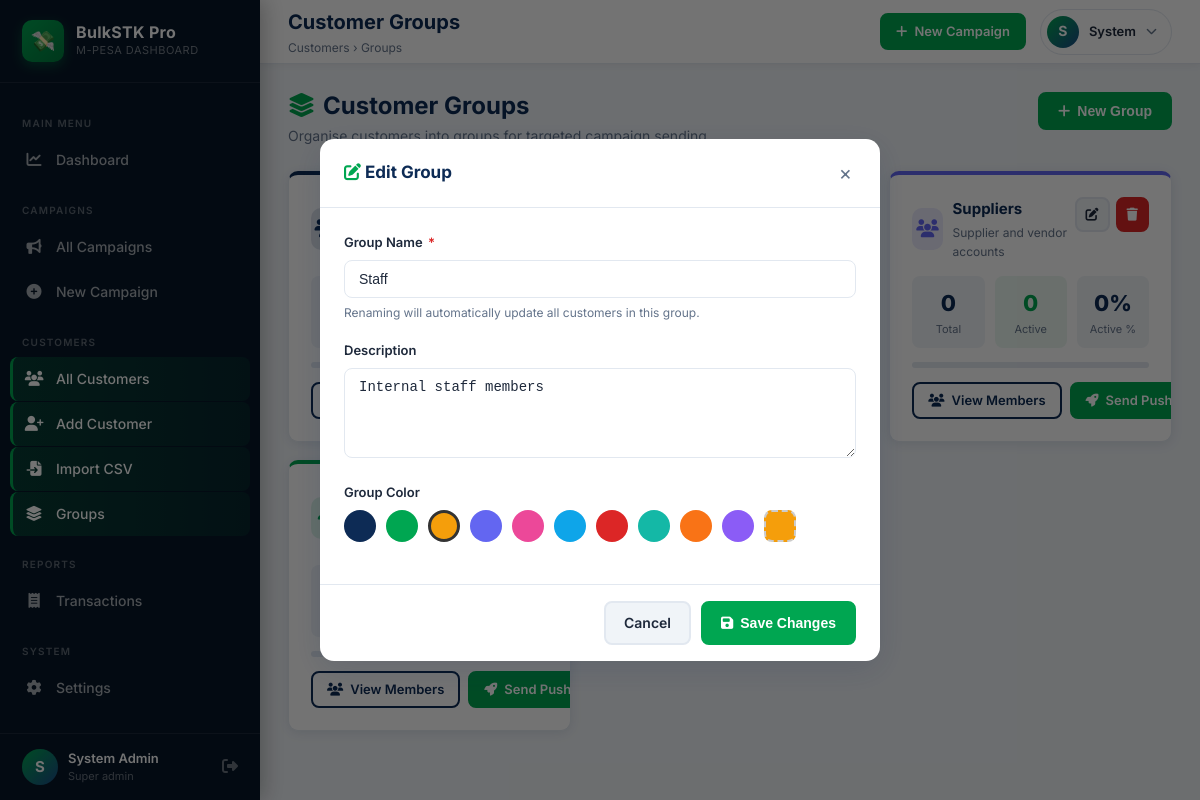
The page /customers/groups.php?edit=3 (signed in) on the database its author committed.
### tables this page shows
CREATE TABLE IF NOT EXISTS customer_groups (
    id          INT UNSIGNED AUTO_INCREMENT PRIMARY KEY,
    name        VARCHAR(100)  NOT NULL UNIQUE,
    description VARCHAR(255)  DEFAULT NULL,
    color       VARCHAR(20)   NOT NULL DEFAULT '#00A651',
    created_at  DATETIME      NOT NULL DEFAULT CURRENT_TIMESTAMP
);

### includes/db.php (called while the page is built, shortened)
<?php
class Database {
    private static ?PDO $instance = null;
    public static function getConnection(): PDO {
        if (self::$instance === null) {
            $dsn = sprintf(
                'mysql:host=%s;dbname=%s;charset=%s',
                DB_HOST, DB_NAME, DB_CHARSET
            );
            $options = [
                PDO::ATTR_ERRMODE            => PDO::ERRMODE_EXCEPTION,
                PDO::ATTR_DEFAULT_FETCH_MODE => PDO::FETCH_ASSOC,
                PDO::ATTR_EMULATE_PREPARES   => false,
                PDO::MYSQL_ATTR_INIT_COMMAND => "SET NAMES utf8mb4 COLLATE utf8mb4_unicode_ci",
            ];
            try {
                self::$instance = new PDO($dsn, DB_USER, DB_PASS, $options);
            } catch (PDOException $e) {
                error_log('DB Connection failed: ' . $e->getMessage());
                die(json_encode(['success' => false, 'message' => 'Database connection failed.']));
            }
        }
        return self::$instance;
    }
    public static function query(string $sql, array $params = []): PDOStatement {
        $stmt = self::getConnection()->prepare($sql);
        $stmt->execute($params);
        return $stmt;
    }
    public static function fetchOne(string $sql, array $params = []): ?array {
        $row = self::query($sql, $params)->fetch();
        return $row ?: null;
    }
    public static function fetchAll(string $sql, array $params = []): array {
        return self::query($sql, $params)->fetchAll();
    }
}

### includes/functions.php (called while the page is built, shortened)
<?php
require_once __DIR__ . '/db.php';
function e(string $str): string {
    return htmlspecialchars($str, ENT_QUOTES | ENT_HTML5, 'UTF-8');
}

### customers/groups.php (the view, shortened to what this page needs)
<?php
require_once __DIR__ . '/../includes/db.php';
require_once __DIR__ . '/../includes/functions.php';
$groups = Database::fetchAll("
    SELECT g.*,
           COUNT(c.id)        AS customer_count,
           SUM(c.status = 1)  AS active_count
    FROM customer_groups g
    LEFT JOIN customers c ON c.group_name = g.name
    GROUP BY g.id
    ORDER BY g.name ASC
");
$editGroup = null;
if (!empty($_GET['edit'])) {
    $editGroup = Database::fetchOne("SELECT * FROM customer_groups WHERE id = ?", [(int)$_GET['edit']]);
}
require __DIR__ . '/../templates/header.php';
?>
<div class="page-header">
  <div style="display:flex;align-items:flex-start;justify-content:space-between;flex-wrap:wrap;gap:12px">
    <div>
      <h1><i class="fas fa-layer-group" style="color:var(--secondary);margin-right:8px"></i>Customer Groups</h1>
      <p>Organise customers into groups for targeted campaign sending</p>
    </div>
    <button class="btn btn-secondary" onclick="Modal.open('modal-create')">
      <i class="fas fa-plus"></i> New Group
    </button>
  </div>
</div>
<?php if (empty($groups)): ?>
  <div class="empty-state card" style="padding:60px">
    <div class="empty-icon"><i class="fas fa-layer-group"></i></div>
    <h3>No groups yet</h3>
    <p>Create groups to organise customers and target campaigns</p>
    <button class="btn btn-secondary" style="margin-top:16px" onclick="Modal.open('modal-create')">
      <i class="fas fa-plus"></i> Create First Group
    </button>
  </div>
<?php else: ?>
  <div style="display:grid;grid-template-columns:repeat(auto-fill,minmax(280px,1fr));gap:18px;margin-bottom:28px">
    <?php foreach ($groups as $g):
      $pct = $g['customer_count'] > 0 ? round(($g['active_count'] / $g['customer_count']) * 100) : 0;
    ?>
      <div class="card" style="border-top:4px solid <?= e($g['color']) ?>">
        <div class="card-body">
          <div style="display:flex;align-items:flex-start;justify-content:space-between;margin-bottom:14px">
            <div style="display:flex;align-items:center;gap:10px">
              <div style="width:42px;height:42px;border-radius:10px;background:<?= e($g['color']) ?>22;display:flex;align-items:center;justify-content:center">
                <i class="fas fa-users" style="color:<?= e($g['color']) ?>;font-size:18px"></i>
              </div>
              <div>
                <div style="font-weight:700;font-size:15px;color:var(--primary)"><?= e($g['name']) ?></div>
                <?php if ($g['description']): ?>
                  <div style="font-size:12px;color:var(--text-muted);margin-top:2px"><?= e($g['description']) ?></div>
                <?php endif; ?>
              </div>
            </div>
            <div style="display:flex;gap:6px">
              <a href="?edit=<?= $g['id'] ?>" class="btn btn-light btn-sm btn-icon" title="Edit">
                <i class="fas fa-edit"></i>
              </a>
              <form method="POST" style="display:inline"
                    onsubmit="return confirm('Delete group \'<?= e(addslashes($g['name'])) ?>\'? Customers will be unassigned but not deleted.')">
                <button type="submit" class="btn btn-danger btn-sm btn-icon" title="Delete">
                  <i class="fas fa-trash"></i>
                </button>
              </form>
            </div>
          </div>
          <div style="display:flex;gap:10px;margin-bottom:14px">
            <div style="flex:1;text-align:center;background:var(--bg);border-radius:8px;padding:10px">
              <div style="font-size:22px;font-weight:800;color:var(--primary)"><?= number_format($g['customer_count']) ?></div>
              <div style="font-size:11px;color:var(--text-muted)">Total</div>
            </div>
            <div style="flex:1;text-align:center;background:rgba(0,166,81,0.08);border-radius:8px;padding:10px">
              <div style="font-size:22px;font-weight:800;color:var(--success)"><?= number_format($g['active_count']) ?></div>
              <div style="font-size:11px;color:var(--text-muted)">Active</div>
            </div>
            <div style="flex:1;text-align:center;background:var(--bg);border-radius:8px;padding:10px">
              <div style="font-size:22px;font-weight:800;color:var(--primary)"><?= $pct ?>%</div>
              <div style="font-size:11px;color:var(--text-muted)">Active %</div>
            </div>
          </div>
          <div class="progress progress-sm" style="margin-bottom:14px">
          </div>
          <div style="display:flex;gap:8px">
            <a href="<?= APP_URL ?>/customers/index.php?group=<?= urlencode($g['name']) ?>"
               class="btn btn-outline-primary btn-sm" style="flex:1;justify-content:center">
              <i class="fas fa-users"></i> View Members
            </a>
            <a href="<?= APP_URL ?>/campaigns/create.php?group=<?= urlencode($g['name']) ?>"
               class="btn btn-secondary btn-sm" style="flex:1;justify-content:center">
              <i class="fas fa-rocket"></i> Send Push
            </a>
          </div>
        </div>
      </div>
    <?php endforeach; ?>
  </div>
<?php endif; ?>
<?php if ($editGroup): ?>
<div class="modal-backdrop show" id="modal-edit">
  <div class="modal">
    <div class="modal-header">
      <div class="modal-title"><i class="fas fa-edit" style="color:var(--secondary)"></i> Edit Group</div>
      <a href="?" class="modal-close">×</a>
    </div>
    <form method="POST" action="">
      <div class="modal-body">
        <div class="form-group">
          <label class="form-label">Group Name <span class="required">*</span></label>
          <input type="text" name="name" class="form-control" required maxlength="100"
                 value="<?= e($editGroup['name']) ?>"/>
          <div class="form-hint">Renaming will automatically update all customers in this group.</div>
        </div>
        <div class="form-group">
          <label class="form-label">Description</label>
          <textarea name="description" class="form-control" rows="2"><?= e($editGroup['description'] ?? '') ?></textarea>
        </div>
        <div class="form-group">
          <label class="form-label">Group Color</label>
          <div style="display:flex;gap:10px;align-items:center;flex-wrap:wrap">
            <?php foreach (['#0D2B55','#00A651','#F59E0B','#6366F1','#EC4899','#0EA5E9','#DC2626','#14B8A6','#F97316','#8B5CF6'] as $c): ?>
              <label style="cursor:pointer">
                <div style="width:32px;height:32px;border-radius:50%;background:<?= $c ?>;border:<?= $editGroup['color']===$c?'3px solid #333':'3px solid transparent' ?>;transition:all 0.15s"
                     onclick="this.previousElementSibling.click()"></div>
              </label>
            <?php endforeach; ?>
            <div id="edit-color-preview" style="width:32px;height:32px;border-radius:8px;background:<?= e($editGroup['color']) ?>;border:2px dashed #ccc"></div>
          </div>
        </div>
      </div>
      <div class="modal-footer">
        <a href="?" class="btn btn-light">Cancel</a>
        <button type="submit" class="btn btn-secondary"><i class="fas fa-save"></i> Save Changes</button>
      </div>
    </form>
  </div>
</div>
<?php endif; ?>
<?php require __DIR__ . '/../templates/footer.php'; ?>

### assets/css/style.css (style rules this page uses)
:root { --primary: #0D2B55; --primary-light: #1B4A8A; --primary-dark: #071729; --secondary: #00A651; --secondary-light:#00C462; --secondary-dark: #007A3D; --success: #00A651; --danger: #DC2626; --warning: #F59E0B; --info: #0EA5E9; --bg: #F0F4F8; --card-bg: #FFFFFF; --text: #1E293B; --text-muted: #64748B; --border: #E2E8F0; --sidebar-width: 260px; --topbar-height: 64px; --radius: 10px; --shadow: 0 2px 12px rgba(13,43,85,0.10); --shadow-lg: 0 8px 32px rgba(13,43,85,0.15); --transition: all 0.2s ease; }
*, *::before, *::after { box-sizing: border-box; margin: 0; padding: 0; }
body { font-family: 'Inter', 'Segoe UI', system-ui, -apple-system, sans-serif; background: var(--bg); color: var(--text); font-size: 14px; line-height: 1.6; overflow-x: hidden; }
a { color: var(--secondary); text-decoration: none; transition: var(--transition); }
.page-header { margin-bottom: 24px; }
.page-header h1 { font-size: 24px; font-weight: 700; color: var(--primary); line-height: 1.2; }
.page-header p { color: var(--text-muted); font-size: 14px; margin-top: 4px; }
.card { background: var(--card-bg); border-radius: var(--radius); border: 1px solid var(--border); box-shadow: var(--shadow); overflow: hidden; }
.card-body { padding: 22px; }
.btn { display: inline-flex; align-items: center; gap: 7px; padding: 9px 18px; border-radius: 8px; font-size: 14px; font-weight: 600; cursor: pointer; transition: var(--transition); border: 2px solid transparent; white-space: nowrap; }
.btn-sm { padding: 6px 14px; font-size: 13px; }
.btn-icon { padding: 9px; }
.btn-secondary { background: var(--secondary); color: #fff; border-color: var(--secondary); }
.btn-outline-primary { background: transparent; color: var(--primary); border-color: var(--primary); }
.btn-danger { background: var(--danger); color: #fff; border-color: var(--danger); }
.btn-light { background: var(--bg); color: var(--text); border-color: var(--border); }
.form-group { margin-bottom: 18px; }
.form-label { display: block; font-size: 13px; font-weight: 600; color: var(--text); margin-bottom: 7px; }
.form-label .required { color: var(--danger); margin-left: 2px; }
.form-control, .form-select { width: 100%; padding: 10px 14px; border: 1.5px solid var(--border); border-radius: 8px; font-size: 14px; color: var(--text); background: #fff; transition: var(--transition); outline: none; }
.form-hint { font-size: 12px; color: var(--text-muted); margin-top: 5px; }
textarea.form-control { resize: vertical; min-height: 90px; }
.progress { background: #E2E8F0; border-radius: 10px; overflow: hidden; }
.progress-sm { height: 6px; }
.modal-backdrop { position: fixed; inset: 0; background: rgba(0,0,0,0.55); z-index: 2000; display: flex; align-items: center; justify-content: center; padding: 20px; opacity: 0; pointer-events: none; transition: opacity 0.2s ease; }
.modal-backdrop.show { opacity: 1; pointer-events: auto; }
.modal { background: #fff; border-radius: 14px; width: 100%; max-width: 560px; max-height: 90vh; overflow-y: auto; box-shadow: var(--shadow-lg); transform: scale(0.95) translateY(10px); transition: transform 0.2s ease; }
.modal-backdrop.show .modal { transform: scale(1) translateY(0); }
.modal-header { padding: 20px 24px; border-bottom: 1px solid var(--border); display: flex; align-items: center; justify-content: space-between; }
.modal-title { font-size: 17px; font-weight: 700; color: var(--primary); }
.modal-body { padding: 24px; }
.modal-footer { padding: 16px 24px; border-top: 1px solid var(--border); display: flex; gap: 10px; justify-content: flex-end; }
.modal-close { background: none; border: none; cursor: pointer; color: var(--text-muted); font-size: 20px; padding: 4px; border-radius: 4px; line-height: 1; }

### rows shown on the page
customer_groups: name "Suppliers", description "Supplier and vendor accounts", customer_count "0", active_count "0", pct "0"
customer_groups: name "Staff", description "Internal staff members", color "#F59E0B" (drawn)

### other values the page prints
APP_NAME "BulkSTK Pro"
substr($_SESSION['user_name'] ?? 'A', 0, 1) "S"
$_SESSION['user_name'] "System Admin"
str_replace('_', ' ', $_SESSION['user_role'] ?? 'admin') "Super admin"
$pageTitle "Customer Groups"
$pageSubtitle "Customers › Groups"
explode(' ', $_SESSION['user_name'] ?? 'Admin')[0] "System"
